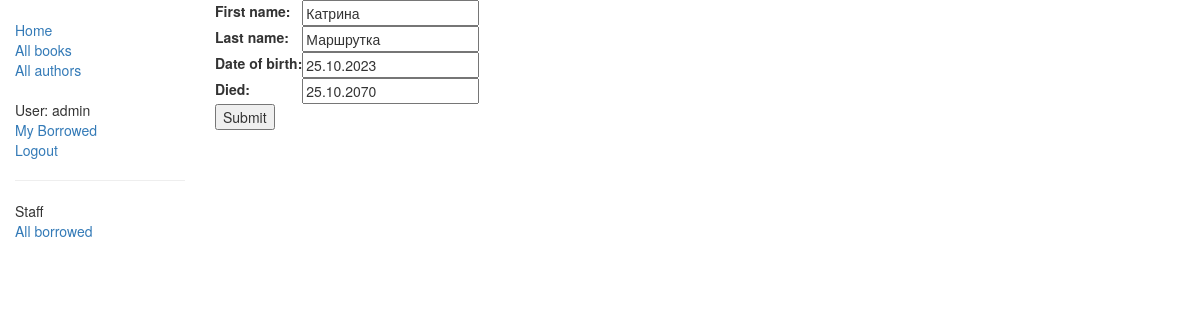
The page /catalog/author/2/update/ (signed in) on the database its author committed.
### catalog/models.py (models this page shows, shortened)
class Author(models.Model):
    first_name = models.CharField(max_length=100)
    last_name = models.CharField(max_length=100)
    date_of_birth = models.DateField(null=True, blank=True)
    date_of_death = models.DateField('died', null=True, blank=True)
    class Meta:
        ordering = ['last_name', 'first_name']

### catalog/views.py (the view)
# urls.py: path('author/<int:pk>/update/', views.AuthorUpdate.as_view(), name='author-update'),
class AuthorUpdate(PermissionRequiredMixin, UpdateView):
    model = Author
    fields = '__all__'
    permission_required = 'catalog.can_mark_returned'

### catalog/templates/catalog/author_form.html (shortened to what this page needs)
{% extends "base_generic.html" %}
{% block content %}
<form action="" method="post">
    <table>
    {{ form.as_table }}
    </table>
    <input type="submit" value="Submit">
</form>
{% endblock %}

### catalog/templates/base_generic.html (shortened to what this page needs)
<!DOCTYPE html>
<html lang="en">
<head>
    <link
            rel="stylesheet"
            href="https://maxcdn.bootstrapcdn.com/bootstrap/3.3.7/css/bootstrap.min.css"/>
    {% load static %}
    <link rel="stylesheet" href="{% static 'css/styles.css' %}"/>
</head>
<body>
<div class="container-fluid">
    <div class="row">
        <div class="col-sm-2">
            {% block sidebar %}
                <ul class="sidebar-nav">
                    <li><a href="{% url 'index' %}">Home</a></li>
                    <li><a href="{% url 'books' %}">All books</a></li>
                    <li><a href="{% url 'authors' %}">All authors</a></li>
                </ul>
                <ul class="sidebar-nav">
                    {% if user.is_authenticated %}
                        <li>User: {{ user.get_username }}</li>
                        <li><a href="{% url 'my-borrowed' %}">My Borrowed</a></li>
                        <li><a href="{% url 'logout' %}?next={{ request.path }}">Logout</a></li>
                    {% else %}
                        <li><a href="{% url 'login' %}?next={{ request.path }}">Login</a></li>
                    {% endif %}
                </ul>
                {% if perms.catalog.can_mark_returned %}
                    <hr>
                    <ul class="sidebar-nav">
                        <li>Staff</li>
                        <li><a href="{% url 'all-borrowed' %}">All borrowed</a></li>
                    </ul>
                {% endif %}
            {% endblock %}
        </div>
        <div class="col-sm-10 ">
            {% block content %}{% endblock %}
        </div>
    </div>
</div>
</body>
</html>

### catalog/static/css/styles.css (style rules this page uses)
.sidebar-nav { margin-top: 20px; padding: 0; list-style: none; }

### rows shown on the page
Author: first_name "Катрина", last_name "Маршрутка", date_of_birth "25.10.2023", date_of_death "25.10.2070"

### other values the page prints
{{ user.get_username }} "admin"
